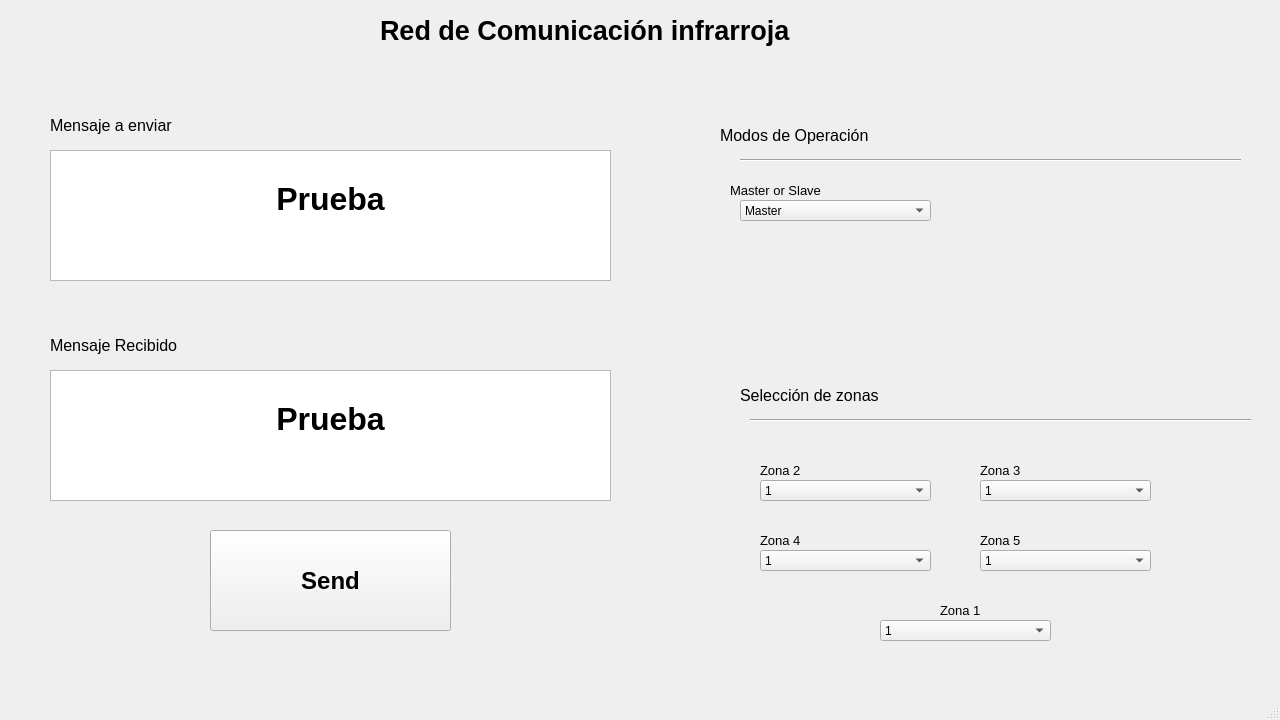
<?xml version="1.0" encoding="UTF-8"?>
<ui version="4.0">
 <class>MainWindow</class>
 <widget class="QMainWindow" name="MainWindow">
  <property name="geometry">
   <rect>
    <x>0</x>
    <y>0</y>
    <width>1280</width>
    <height>720</height>
   </rect>
  </property>
  <property name="windowTitle">
   <string>Comunication Tower</string>
  </property>
  <widget class="QWidget" name="centralwidget">
   <widget class="QLabel" name="label">
    <property name="geometry">
     <rect>
      <x>50</x>
      <y>110</y>
      <width>251</width>
      <height>31</height>
     </rect>
    </property>
    <property name="font">
     <font>
      <pointsize>12</pointsize>
     </font>
    </property>
    <property name="text">
     <string>Mensaje a enviar</string>
    </property>
   </widget>
   <widget class="QLabel" name="label_2">
    <property name="geometry">
     <rect>
      <x>50</x>
      <y>330</y>
      <width>251</width>
      <height>31</height>
     </rect>
    </property>
    <property name="font">
     <font>
      <pointsize>12</pointsize>
     </font>
    </property>
    <property name="text">
     <string>Mensaje Recibido</string>
    </property>
   </widget>
   <widget class="Line" name="line">
    <property name="geometry">
     <rect>
      <x>750</x>
      <y>410</y>
      <width>501</width>
      <height>20</height>
     </rect>
    </property>
    <property name="focusPolicy">
     <enum>Qt::ClickFocus</enum>
    </property>
    <property name="contextMenuPolicy">
     <enum>Qt::PreventContextMenu</enum>
    </property>
    <property name="orientation">
     <enum>Qt::Horizontal</enum>
    </property>
   </widget>
   <widget class="QLabel" name="label_3">
    <property name="geometry">
     <rect>
      <x>740</x>
      <y>380</y>
      <width>231</width>
      <height>31</height>
     </rect>
    </property>
    <property name="font">
     <font>
      <pointsize>12</pointsize>
     </font>
    </property>
    <property name="contextMenuPolicy">
     <enum>Qt::NoContextMenu</enum>
    </property>
    <property name="text">
     <string>Selección de zonas</string>
    </property>
   </widget>
   <widget class="QComboBox" name="comboBoxZona2">
    <property name="geometry">
     <rect>
      <x>760</x>
      <y>480</y>
      <width>171</width>
      <height>21</height>
     </rect>
    </property>
    <item>
     <property name="text">
      <string>1</string>
     </property>
    </item>
    <item>
     <property name="text">
      <string>2</string>
     </property>
    </item>
    <item>
     <property name="text">
      <string>3</string>
     </property>
    </item>
    <item>
     <property name="text">
      <string>4</string>
     </property>
    </item>
    <item>
     <property name="text">
      <string>5</string>
     </property>
    </item>
    <item>
     <property name="text">
      <string>6</string>
     </property>
    </item>
   </widget>
   <widget class="QLabel" name="label_4">
    <property name="geometry">
     <rect>
      <x>760</x>
      <y>460</y>
      <width>71</width>
      <height>21</height>
     </rect>
    </property>
    <property name="font">
     <font>
      <pointsize>10</pointsize>
     </font>
    </property>
    <property name="text">
     <string>Zona 2</string>
    </property>
   </widget>
   <widget class="QLabel" name="label_5">
    <property name="geometry">
     <rect>
      <x>980</x>
      <y>460</y>
      <width>71</width>
      <height>21</height>
     </rect>
    </property>
    <property name="font">
     <font>
      <pointsize>10</pointsize>
     </font>
    </property>
    <property name="text">
     <string>Zona 3</string>
    </property>
   </widget>
   <widget class="QLabel" name="label_6">
    <property name="geometry">
     <rect>
      <x>760</x>
      <y>530</y>
      <width>71</width>
      <height>21</height>
     </rect>
    </property>
    <property name="font">
     <font>
      <pointsize>10</pointsize>
     </font>
    </property>
    <property name="text">
     <string>Zona 4</string>
    </property>
   </widget>
   <widget class="QLabel" name="label_7">
    <property name="geometry">
     <rect>
      <x>980</x>
      <y>530</y>
      <width>71</width>
      <height>21</height>
     </rect>
    </property>
    <property name="font">
     <font>
      <pointsize>10</pointsize>
     </font>
    </property>
    <property name="text">
     <string>Zona 5</string>
    </property>
   </widget>
   <widget class="QComboBox" name="comboBoxZona3">
    <property name="geometry">
     <rect>
      <x>980</x>
      <y>480</y>
      <width>171</width>
      <height>21</height>
     </rect>
    </property>
    <item>
     <property name="text">
      <string>1</string>
     </property>
    </item>
    <item>
     <property name="text">
      <string>2</string>
     </property>
    </item>
    <item>
     <property name="text">
      <string>3</string>
     </property>
    </item>
    <item>
     <property name="text">
      <string>4</string>
     </property>
    </item>
    <item>
     <property name="text">
      <string>5</string>
     </property>
    </item>
    <item>
     <property name="text">
      <string>6</string>
     </property>
    </item>
   </widget>
   <widget class="QComboBox" name="comboBoxZona4">
    <property name="geometry">
     <rect>
      <x>760</x>
      <y>550</y>
      <width>171</width>
      <height>21</height>
     </rect>
    </property>
    <item>
     <property name="text">
      <string>1</string>
     </property>
    </item>
    <item>
     <property name="text">
      <string>2</string>
     </property>
    </item>
    <item>
     <property name="text">
      <string>3</string>
     </property>
    </item>
    <item>
     <property name="text">
      <string>4</string>
     </property>
    </item>
    <item>
     <property name="text">
      <string>5</string>
     </property>
    </item>
    <item>
     <property name="text">
      <string>6</string>
     </property>
    </item>
   </widget>
   <widget class="QComboBox" name="comboBoxZona5">
    <property name="geometry">
     <rect>
      <x>980</x>
      <y>550</y>
      <width>171</width>
      <height>21</height>
     </rect>
    </property>
    <item>
     <property name="text">
      <string>1</string>
     </property>
    </item>
    <item>
     <property name="text">
      <string>2</string>
     </property>
    </item>
    <item>
     <property name="text">
      <string>3</string>
     </property>
    </item>
    <item>
     <property name="text">
      <string>4</string>
     </property>
    </item>
    <item>
     <property name="text">
      <string>5</string>
     </property>
    </item>
    <item>
     <property name="text">
      <string>6</string>
     </property>
    </item>
   </widget>
   <widget class="QLabel" name="label_8">
    <property name="geometry">
     <rect>
      <x>940</x>
      <y>600</y>
      <width>71</width>
      <height>21</height>
     </rect>
    </property>
    <property name="font">
     <font>
      <pointsize>10</pointsize>
     </font>
    </property>
    <property name="text">
     <string>Zona 1</string>
    </property>
   </widget>
   <widget class="QComboBox" name="comboBoxZona1">
    <property name="geometry">
     <rect>
      <x>880</x>
      <y>620</y>
      <width>171</width>
      <height>21</height>
     </rect>
    </property>
    <item>
     <property name="text">
      <string>1</string>
     </property>
    </item>
    <item>
     <property name="text">
      <string>2</string>
     </property>
    </item>
    <item>
     <property name="text">
      <string>3</string>
     </property>
    </item>
    <item>
     <property name="text">
      <string>4</string>
     </property>
    </item>
    <item>
     <property name="text">
      <string>5</string>
     </property>
    </item>
    <item>
     <property name="text">
      <string>6</string>
     </property>
    </item>
   </widget>
   <widget class="QLabel" name="label_9">
    <property name="geometry">
     <rect>
      <x>720</x>
      <y>110</y>
      <width>301</width>
      <height>51</height>
     </rect>
    </property>
    <property name="font">
     <font>
      <pointsize>12</pointsize>
     </font>
    </property>
    <property name="text">
     <string>Modos de Operación</string>
    </property>
   </widget>
   <widget class="Line" name="line_2">
    <property name="geometry">
     <rect>
      <x>740</x>
      <y>150</y>
      <width>501</width>
      <height>20</height>
     </rect>
    </property>
    <property name="orientation">
     <enum>Qt::Horizontal</enum>
    </property>
   </widget>
   <widget class="QComboBox" name="comboBoxMaster">
    <property name="geometry">
     <rect>
      <x>740</x>
      <y>200</y>
      <width>191</width>
      <height>21</height>
     </rect>
    </property>
    <item>
     <property name="text">
      <string>Master</string>
     </property>
    </item>
    <item>
     <property name="text">
      <string>Slave</string>
     </property>
    </item>
   </widget>
   <widget class="QLabel" name="label_10">
    <property name="geometry">
     <rect>
      <x>730</x>
      <y>180</y>
      <width>161</width>
      <height>21</height>
     </rect>
    </property>
    <property name="font">
     <font>
      <pointsize>10</pointsize>
     </font>
    </property>
    <property name="text">
     <string>Master or Slave</string>
    </property>
   </widget>
   <widget class="QLabel" name="label_11">
    <property name="geometry">
     <rect>
      <x>380</x>
      <y>0</y>
      <width>541</width>
      <height>61</height>
     </rect>
    </property>
    <property name="font">
     <font>
      <pointsize>20</pointsize>
      <weight>75</weight>
      <bold>true</bold>
     </font>
    </property>
    <property name="text">
     <string>Red de Comunicación infrarroja</string>
    </property>
   </widget>
   <widget class="QPushButton" name="pushButton">
    <property name="geometry">
     <rect>
      <x>210</x>
      <y>530</y>
      <width>241</width>
      <height>101</height>
     </rect>
    </property>
    <property name="font">
     <font>
      <pointsize>18</pointsize>
      <weight>75</weight>
      <bold>true</bold>
     </font>
    </property>
    <property name="text">
     <string>Send</string>
    </property>
   </widget>
   <widget class="QTextEdit" name="textEditSend">
    <property name="geometry">
     <rect>
      <x>50</x>
      <y>150</y>
      <width>561</width>
      <height>131</height>
     </rect>
    </property>
    <property name="html">
     <string>&lt;!DOCTYPE HTML PUBLIC &quot;-//W3C//DTD HTML 4.0//EN&quot; &quot;http://www.w3.org/TR/REC-html40/strict.dtd&quot;&gt;
&lt;html&gt;&lt;head&gt;&lt;meta name=&quot;qrichtext&quot; content=&quot;1&quot; /&gt;&lt;style type=&quot;text/css&quot;&gt;
p, li { white-space: pre-wrap; }
&lt;/style&gt;&lt;/head&gt;&lt;body style=&quot; font-family:'MS Shell Dlg 2'; font-size:7.5pt; font-weight:400; font-style:normal;&quot;&gt;
&lt;p align=&quot;center&quot; style=&quot;-qt-paragraph-type:empty; margin-top:0px; margin-bottom:0px; margin-left:0px; margin-right:0px; -qt-block-indent:0; text-indent:0px; font-size:8pt;&quot;&gt;&lt;br /&gt;&lt;/p&gt;
&lt;p align=&quot;center&quot; style=&quot;-qt-paragraph-type:empty; margin-top:0px; margin-bottom:0px; margin-left:0px; margin-right:0px; -qt-block-indent:0; text-indent:0px; font-size:8pt;&quot;&gt;&lt;br /&gt;&lt;/p&gt;
&lt;p align=&quot;center&quot; style=&quot; margin-top:0px; margin-bottom:0px; margin-left:0px; margin-right:0px; -qt-block-indent:0; text-indent:0px;&quot;&gt;&lt;span style=&quot; font-size:24pt; font-weight:600;&quot;&gt;Prueba&lt;/span&gt;&lt;/p&gt;&lt;/body&gt;&lt;/html&gt;</string>
    </property>
   </widget>
   <widget class="QTextEdit" name="textEditRecieve">
    <property name="geometry">
     <rect>
      <x>50</x>
      <y>370</y>
      <width>561</width>
      <height>131</height>
     </rect>
    </property>
    <property name="html">
     <string>&lt;!DOCTYPE HTML PUBLIC &quot;-//W3C//DTD HTML 4.0//EN&quot; &quot;http://www.w3.org/TR/REC-html40/strict.dtd&quot;&gt;
&lt;html&gt;&lt;head&gt;&lt;meta name=&quot;qrichtext&quot; content=&quot;1&quot; /&gt;&lt;style type=&quot;text/css&quot;&gt;
p, li { white-space: pre-wrap; }
&lt;/style&gt;&lt;/head&gt;&lt;body style=&quot; font-family:'MS Shell Dlg 2'; font-size:7.5pt; font-weight:400; font-style:normal;&quot;&gt;
&lt;p align=&quot;center&quot; style=&quot;-qt-paragraph-type:empty; margin-top:0px; margin-bottom:0px; margin-left:0px; margin-right:0px; -qt-block-indent:0; text-indent:0px; font-size:8pt;&quot;&gt;&lt;br /&gt;&lt;/p&gt;
&lt;p align=&quot;center&quot; style=&quot;-qt-paragraph-type:empty; margin-top:0px; margin-bottom:0px; margin-left:0px; margin-right:0px; -qt-block-indent:0; text-indent:0px; font-size:8pt;&quot;&gt;&lt;br /&gt;&lt;/p&gt;
&lt;p align=&quot;center&quot; style=&quot; margin-top:0px; margin-bottom:0px; margin-left:0px; margin-right:0px; -qt-block-indent:0; text-indent:0px;&quot;&gt;&lt;span style=&quot; font-size:24pt; font-weight:600;&quot;&gt;Prueba&lt;/span&gt;&lt;/p&gt;&lt;/body&gt;&lt;/html&gt;</string>
    </property>
   </widget>
   <zorder>label_10</zorder>
   <zorder>label_4</zorder>
   <zorder>label_3</zorder>
   <zorder>label</zorder>
   <zorder>label_2</zorder>
   <zorder>line</zorder>
   <zorder>comboBoxZona2</zorder>
   <zorder>label_5</zorder>
   <zorder>label_6</zorder>
   <zorder>label_7</zorder>
   <zorder>comboBoxZona3</zorder>
   <zorder>comboBoxZona4</zorder>
   <zorder>comboBoxZona5</zorder>
   <zorder>label_8</zorder>
   <zorder>comboBoxZona1</zorder>
   <zorder>label_9</zorder>
   <zorder>line_2</zorder>
   <zorder>comboBoxMaster</zorder>
   <zorder>label_11</zorder>
   <zorder>pushButton</zorder>
   <zorder>textEditSend</zorder>
   <zorder>textEditRecieve</zorder>
  </widget>
  <widget class="QMenuBar" name="menubar">
   <property name="geometry">
    <rect>
     <x>0</x>
     <y>0</y>
     <width>1280</width>
     <height>26</height>
    </rect>
   </property>
  </widget>
  <widget class="QStatusBar" name="statusbar"/>
 </widget>
 <resources/>
 <connections/>
</ui>
